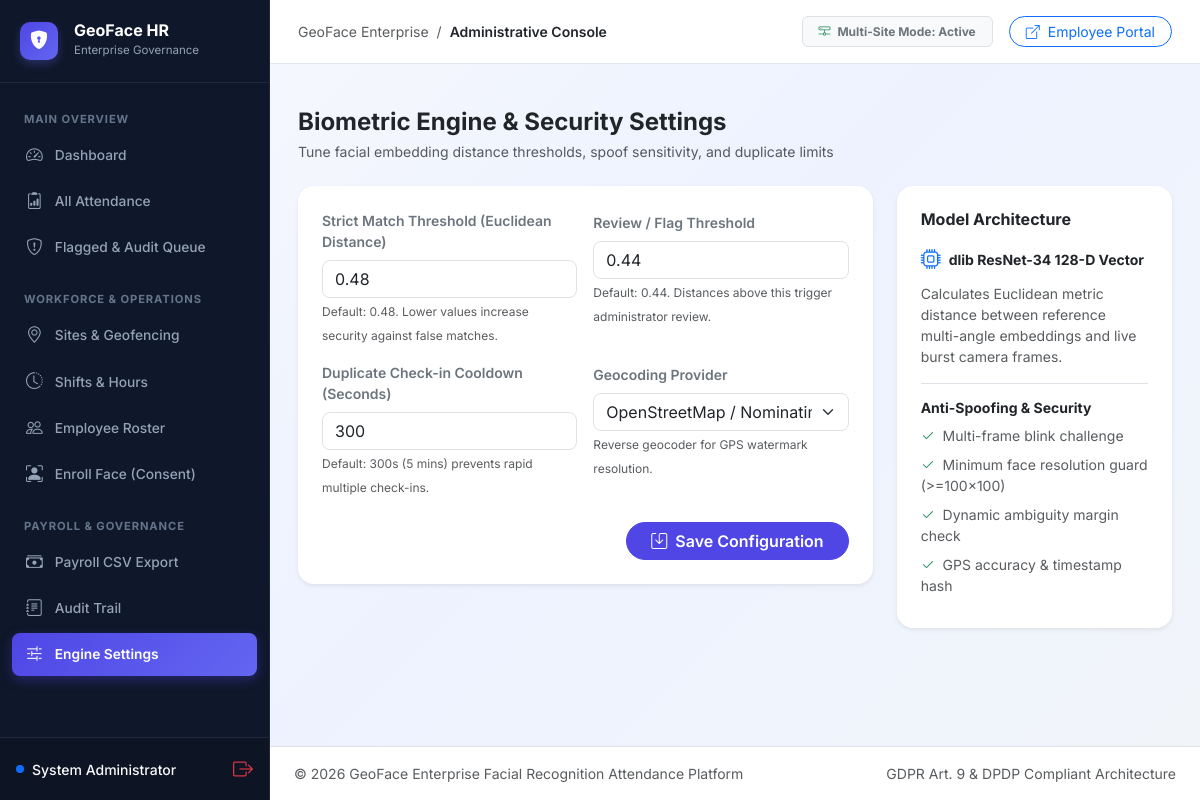
The app's page /admin/settings (signed in) with its own data.
### tables this page shows
CREATE TABLE settings (
            id INTEGER PRIMARY KEY AUTOINCREMENT,
            key TEXT UNIQUE NOT NULL,
            value TEXT NOT NULL,
            updated_at TEXT NOT NULL
        );

### blueprints/admin/routes.py (the view, shortened to what this page needs)
@admin_bp.route("/settings", methods=["GET", "POST"])
@login_required_admin
def settings():
    match_th = get_setting("match_threshold", str(Config.MATCH_THRESHOLD))
    review_th = get_setting("review_threshold", str(Config.REVIEW_THRESHOLD))
    cooldown = get_setting("duplicate_cooldown_seconds", str(Config.DUPLICATE_COOLDOWN_SECONDS))
    geocoding_prov = get_setting("geocoding_provider", Config.GEOCODING_PROVIDER)
    return render_template(
        "admin/settings.html",
        match_threshold=match_th,
        review_threshold=review_th,
        cooldown=cooldown,
        geocoding_provider=geocoding_prov
    )

### core/auth.py (called while the page is built, shortened)
def login_required_admin(f):
    @wraps(f)
    def decorated_function(*args, **kwargs):
        role = session.get("role")
        admin_id = session.get("admin_id")
        return f(*args, **kwargs)
    return decorated_function

### core/db.py (called while the page is built)
def get_db_connection(db_path=None):
    path = db_path or Config.DB_PATH
    conn = sqlite3.connect(path, timeout=30.0)
    conn.row_factory = sqlite3.Row
    try:
        conn.execute("PRAGMA journal_mode=WAL;")
        conn.execute("PRAGMA synchronous=NORMAL;")
    except Exception:
        pass
    return conn

def get_setting(key, default=None):
    conn = get_db_connection()
    c = conn.cursor()
    c.execute("SELECT value FROM settings WHERE key=?", (key,))
    row = c.fetchone()
    conn.close()
    if row:
        return row["value"]
    return default

### templates/admin/settings.html (shortened to what this page needs)
{% extends "admin/base_admin.html" %}
{% block content %}
<div class="d-flex flex-wrap justify-content-between align-items-center mb-4 gap-2">
    <div>
        <h4 class="fw-bold mb-1 text-dark">Biometric Engine & Security Settings</h4>
        <p class="text-muted small mb-0">Tune facial embedding distance thresholds, spoof sensitivity, and duplicate limits</p>
    </div>
</div>
<div class="row g-4">
    <div class="col-lg-8">
        <div class="card border-0 shadow-sm rounded-4 p-4 bg-white">
            <form method="POST" action="/admin/settings">
                <div class="row g-3 mb-4">
                    <div class="col-md-6">
                        <label class="form-label small fw-semibold text-secondary">
                            Strict Match Threshold (Euclidean Distance)
                        </label>
                        <input type="number" step="0.01" min="0.1" max="0.8" name="match_threshold" class="form-control rounded-3" value="{{ match_threshold }}" required>
                        <span class="text-muted" style="font-size: 0.75rem;">Default: 0.48. Lower values increase security against false matches.</span>
                    </div>
                    <div class="col-md-6">
                        <label class="form-label small fw-semibold text-secondary">
                            Review / Flag Threshold
                        </label>
                        <input type="number" step="0.01" min="0.1" max="0.8" name="review_threshold" class="form-control rounded-3" value="{{ review_threshold }}" required>
                        <span class="text-muted" style="font-size: 0.75rem;">Default: 0.44. Distances above this trigger administrator review.</span>
                    </div>
                    <div class="col-md-6">
                        <label class="form-label small fw-semibold text-secondary">
                            Duplicate Check-in Cooldown (Seconds)
                        </label>
                        <input type="number" min="0" max="86400" name="duplicate_cooldown_seconds" class="form-control rounded-3" value="{{ cooldown }}" required>
                        <span class="text-muted" style="font-size: 0.75rem;">Default: 300s (5 mins) prevents rapid multiple check-ins.</span>
                    </div>
                    <div class="col-md-6">
                        <label class="form-label small fw-semibold text-secondary">
                            Geocoding Provider
                        </label>
                        <select name="geocoding_provider" class="form-select rounded-3">
                            <option value="nominatim" {% if geocoding_provider == 'nominatim' %}selected{% endif %}>OpenStreetMap / Nominatim (Default)</option>
                        </select>
                        <span class="text-muted" style="font-size: 0.75rem;">Reverse geocoder for GPS watermark resolution.</span>
                    </div>
                </div>
                <div class="d-flex justify-content-end">
                    <button type="submit" class="btn btn-primary rounded-pill px-4 fw-semibold" style="background: var(--admin-primary); border-color: var(--admin-primary);">
                        <i class="bi bi-save me-1"></i> Save Configuration
                    </button>
                </div>
            </form>
        </div>
    </div>
    <div class="col-lg-4">
        <div class="card border-0 shadow-sm rounded-4 p-4 bg-white h-100">
            <h6 class="fw-bold text-dark mb-3">Model Architecture</h6>
            <div class="d-flex align-items-center gap-2 mb-2">
                <i class="bi bi-cpu text-primary fs-5"></i>
                <span class="fw-bold small text-dark">dlib ResNet-34 128-D Vector</span>
            </div>
            <p class="text-muted small mb-3">
                Calculates Euclidean metric distance between reference multi-angle embeddings and live burst camera frames.
            </p>
            <div class="border-top pt-3">
                <h6 class="fw-bold text-dark small mb-2">Anti-Spoofing & Security</h6>
                <ul class="list-unstyled small text-muted mb-0">
                    <li class="mb-2"><i class="bi bi-check2 text-success me-1"></i> Multi-frame blink challenge</li>
                    <li class="mb-2"><i class="bi bi-check2 text-success me-1"></i> Minimum face resolution guard (>=100x100)</li>
                    <li class="mb-2"><i class="bi bi-check2 text-success me-1"></i> Dynamic ambiguity margin check</li>
                    <li class="mb-2"><i class="bi bi-check2 text-success me-1"></i> GPS accuracy & timestamp hash</li>
                </ul>
            </div>
        </div>
    </div>
</div>
{% endblock %}

### static/css/style.css (style rules this page uses)
:root { --primary: #4f46e5; --primary-hover: #4338ca; --primary-light: #e0e7ff; --success: #10b981; --success-light: #d1fae5; --warning: #f59e0b; --warning-light: #fef3c7; --danger: #ef4444; --danger-light: #fee2e2; --dark: #0f172a; --slate-800: #1e293b; --slate-700: #334155; --slate-600: #475569; --slate-500: #64748b; --slate-400: #94a3b8; --slate-200: #e2e8f0; --slate-100: #f1f5f9; --bg-gradient: linear-gradient(135deg, #f8fafc 0%, #eef2ff 50%, #f1f5f9 100%); --card-bg: rgba(255, 255, 255, 0.95); --card-shadow: 0 10px 25px -5px rgba(0, 0, 0, 0.05), 0 8px 10px -6px rgba(0, 0, 0, 0.03); --card-shadow-hover: 0 20px 30px -10px rgba(79, 70, 229, 0.12); --radius-lg: 16px; --radius-md: 12px; --radius-sm: 8px; }
* { box-sizing: border-box; }
body { margin: 0; padding: 0; font-family: 'Inter', -apple-system, BlinkMacSystemFont, 'Segoe UI', Roboto, sans-serif; background: var(--bg-gradient); background-attachment: fixed; color: var(--slate-800); min-height: 100vh; -webkit-font-smoothing: antialiased; }

### templates/admin/base_admin.html (style rules this page uses)
:root { --admin-primary: #4f46e5; --admin-primary-hover: #4338ca; --admin-accent: #6366f1; --admin-sidebar-bg: #0f172a; --admin-sidebar-border: #1e293b; }
body { background-color: #f8fafc; color: #1e293b; font-family: 'Inter', system-ui, -apple-system, sans-serif; }

### records on screen
settings: match_threshold "0.48"
settings: review_threshold "0.44"
settings: duplicate_cooldown_seconds "300"
settings: geocoding_provider "OpenStreetMap / Nominatim (Default)"

### other values on screen
{{ session.get('admin_name', 'Administrator') }} "System Administrator"
